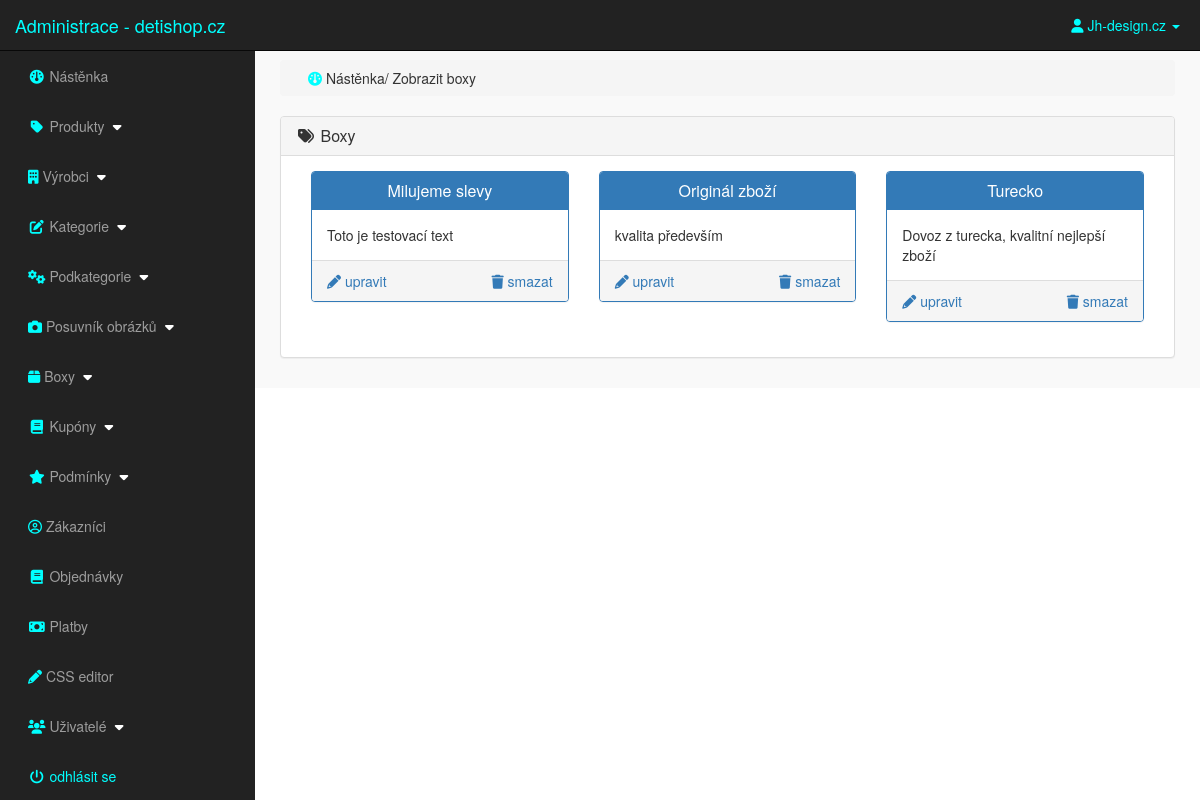
Screenshot of /admin_area/index.php?view_boxes (signed in) with the database file from the repository.
### tables this page shows
CREATE TABLE `boxes_section` (
  `box_id` int(10) NOT NULL,
  `box_title` text NOT NULL,
  `box_desc` text NOT NULL
);

### admin_area/view_boxes.php (the view)
<?php
    if(!isset($_SESSION['admin_email'])){
        echo "<script>window.open('login.php','_self')</script>";
    }else{
?>
<div class="row">
    <div class="col-lg-12">
        <ol class="breadcrumb">
            <li>
                <i class="fa fa-dashboard"></i> Nástěnka/ Zobrazit boxy
            </li>
        </ol>
    </div>
</div>
<div class="row">
    <div class="col-lg-12">
        <div class="panel panel-default">
            <div class="panel-heading">
                <h3 class="panel-title">
                    <i class="fa fa-tags fa-fw"></i> Boxy
                </h3>
            </div>
            <div class="panel-body">
                <?php
                    $get_boxes = "select * from boxes_section";
                    $run_boxes = mysqli_query($con,$get_boxes);
                    while($run_boxes_section=mysqli_fetch_array($run_boxes)){
                        $box_id = $run_boxes_section['box_id'];
                        $box_title = $run_boxes_section['box_title'];
                        $box_desc = $run_boxes_section['box_desc'];
                ?>
                <div class="col-lg-4 col-md-4">
                    <div class="panel panel-primary">
                        <div class="panel-heading">
                            <h3 class="panel-title" align="center">
                                <?php echo $box_title; ?>
                            </h3>
                        </div>
                        <div class="panel-body">
                        <?php echo $box_desc; ?>
                        </div>
                        <div class="panel-footer">
                            <center>
                                <a href="index.php?delete_box=<?php echo $box_id; ?>" class="pull-right">
                                 <i class="fa fa-trash"></i> smazat
                                </a>
                                <a href="index.php?edit_box=<?php echo $box_id; ?>" class="pull-left">
                                 <i class="fa fa-pencil"></i> upravit
                                </a>
                                <div class="clearfix"></div>
                            </center>
                        </div>
                    </div>
                </div>
                <?php } ?>
            </div>
        </div>
    </div>
</div>
<?php } ?>

### admin_area/includes/sidebar.php (shortened to what this page needs)
<?php include "includes/header.php";
?>
<?php
if(!isset($_SESSION['admin_email'])){
    echo "<script>window.open('login.php','_self')</script>";
} else {
?>
<nav class="navbar navbar-inverse navbar-fixed-top">
    <div class="navbar-header">
        <a href="index.php?dashboard" class="navbar-brand" style="color:aqua;"> Administrace - detishop.cz</a>
    </div>
    <ul class="nav navbar-right top-nav">
        <li class="dropdown">
            <a href="#" class="dropdown-toggle" data-toggle="dropdown"style="color:aqua;margin-right:20px;">
                <i class="fa fa-user"></i> <?php echo $admin_name;?> <b class="caret"></b>
            </a>
        </li>
    </ul>
    <div class="collapse navbar-collapse navbar-ex1-collapse">
        <ul class="nav navbar-nav side-nav">
            <li>
                <a href="index.php?dashboard">
                    <i class="fa fa-fw fa-dashboard"></i> Nástěnka
                </a>
            </li>
            <li>
                <a href="#" data-toggle="collapse" data-target="#products">
                    <i class="fa fa-fw fa-tag"></i> Produkty
                    <i class="fa fa-fw fa-caret-down"></i>
                </a>
            </li>
            <li>
                <a href="#" data-toggle="collapse" data-target="#manufacturer">
                        <i class="fas fa-building"></i> Výrobci
                        <i class="fa fa-fw fa-caret-down"></i>
                </a>
            </li>
            <li>
                <a href="#" data-toggle="collapse" data-target="#cat">
                    <i class="fa fa-fw fa-edit"></i> Kategorie
                    <i class="fa fa-fw fa-caret-down"></i>
                </a>
            </li>
            <li>
                <a href="#" data-toggle="collapse" data-target="#p_cat">
                    <i class="fas fa-cogs"></i> Podkategorie
                    <i class="fa fa-fw fa-caret-down"></i>
                </a>
            </li>
            <li>
                <a href="#" data-toggle="collapse" data-target="#slides">
                    <i class="fas fa-camera"></i> Posuvník obrázků
                    <i class="fa fa-fw fa-caret-down"></i>
                </a>
            </li>
                <li>
                <a href="#" data-toggle="collapse" data-target="#boxes">
                        <i class="fas fa-box"></i> Boxy
                        <i class="fa fa-fw fa-caret-down"></i>
                </a>
            </li>
            <li>
                <a href="#" data-toggle="collapse" data-target="#coupon">
                        <i class="fa fa-fw fa-book"></i> Kupóny
                        <i class="fa fa-fw fa-caret-down"></i>
                </a>
            </li>
            <li>
                <a href="#" data-toggle="collapse" data-target="#terms">
                        <i class="fa fa-fw fa-star"></i> Podmínky
                        <i class="fa fa-fw fa-caret-down"></i>
                </a>
            </li>
            <li>
                    <a href="index.php?view_customers">
                    <i class="far fa-user-circle"></i> Zákazníci
                </a>
            </li>
            <li>
                <a href="index.php?view_orders">
                    <i class="fa fa-fw fa-book"></i> Objednávky
                </a>
            </li>
            <li>
                <a href="index.php?view_payments">
                    <i class="fa fa-fw fa-money"></i> Platby
                </a>
            </li>
            <li>
                    <a href="index.php?edit_css">
                    <i class="fas fa-pencil-alt"></i> CSS editor
                </a>
            </li>
            <li>
                <a href="#" data-toggle="collapse" data-target="#users">
                        <i class="fa fa-fw fa-users"></i> Uživatelé
                        <i class="fa fa-fw fa-caret-down"></i>
                </a>
            </li>
            <li>
                <a href="logout.php" style="color:aqua;">
                    <i class="fa fa-fw fa-power-off"></i> odhlásit se
                </a>
            </li>
        </ul>
    </div>
</nav>
<?php } ?>

### admin_area/css/style.css (style rules this page uses)
body { margin-top: 100px; }
@media (min-width: 768px) { body { margin-top: 50px; } }
.top-nav>li { float: left; display: inline-block; }
.top-nav>li>a { color: #999999; line-height: 20px; padding-top: 15px; padding-bottom: 15px; }
@media (min-width: 768px) { .side-nav { position: fixed; top: 51px; bottom: 0; width: 255px; overflow-y: auto; overflow-x: hidden; background-color: #222222; padding-bottom: 40px; border-radius: 0; } }
@media (min-width: 768px) { .side-nav>li>a { width: 255px; } }
.panel-body { border-radius: 5px; }
.fa-dashboard, .fa-tag, .fa-building, .fa-edit, .fa-cogs, .fa-camera, .fa-box, .fa-book, .fa-star, .fa-user-circle, .fa-book, .fa-money, .fa-pencil-alt, .fa-users, .fa-power-off { color:aqua; margin-left:13px; }
.fa-caret-down { color: white; }

### rows the page displays
boxes_section: box_title "Milujeme slevy", box_desc "Toto je testovací text"
boxes_section: box_title "Originál zboží", box_desc "kvalita především"
boxes_section: box_title "Turecko", box_desc "Dovoz z turecka, kvalitní nejlepší zboží"

### other values shown
$admin_name "Jh-design.cz"
